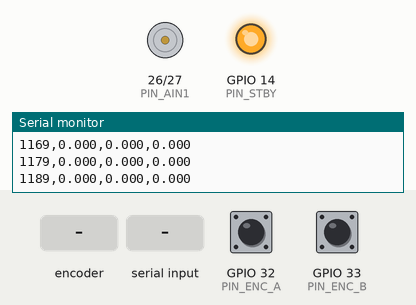
Bench run of a program on a simulated ESP32. Parts: motor-driver pin pairs drawn as motors (green arrow = first pin HIGH = forward, orange = second pin HIGH = backward, longer = more drive, scaled by the enable pin, stopped while the standby pin is LOW), output pins drawn as LEDs (lit = HIGH), the last lines printed to the serial monitor. Inputs (shaded band) come from the test bench; at power-on: GPIO 32 (PIN_ENC_A) HIGH, GPIO 33 (PIN_ENC_B) HIGH.

Above: at 1.2 s.
1.3 s: rotary encoder on GPIO 32 (PIN_ENC_A) / GPIO 33 (PIN_ENC_B) turned 3 steps (first pin leading)
At 1.74 s:
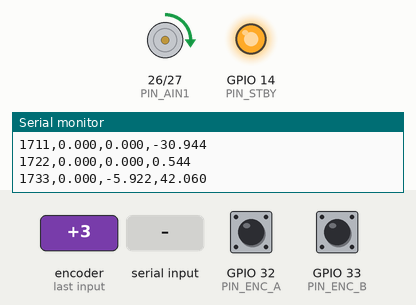
3.4 s: "STEP,90\n" received over Serial
At 4.0 s:
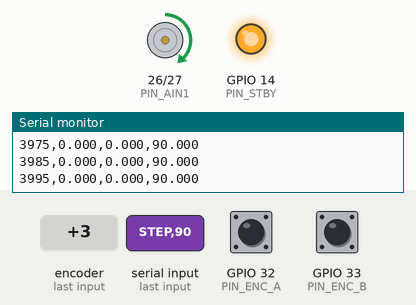
4.9 s: "STEP,\n" received over Serial
At 6.1 s:
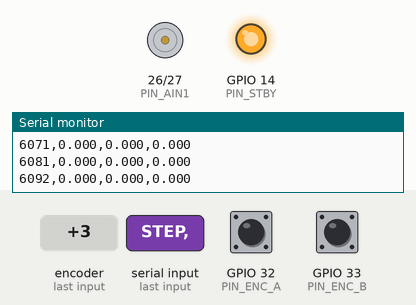
6.4 s: "CLOSE\n" received over Serial
7.9 s: rotary encoder on GPIO 32 (PIN_ENC_A) / GPIO 33 (PIN_ENC_B) turned 2 steps (second pin leading)
Timing chart, 0 to 10.8 s (numbered marks = the images above; inputs shaded):
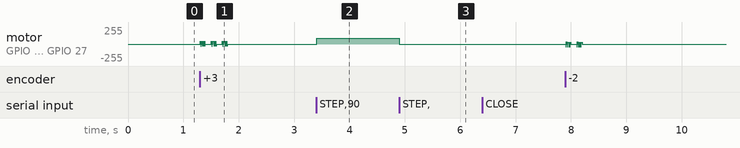

Measured:
- after the input at 3.4 s, motor on GPIO 26 (PIN_AIN1) / GPIO 27 (PIN_AIN2): stopped → forward 90/255 at once
- after the input at 4.9 s, motor on GPIO 26 (PIN_AIN1) / GPIO 27 (PIN_AIN2): forward 90/255 → stopped at once

The program:

main.cpp
```cpp
// ESP32 速度伺服 RCP 韌體
// 硬體:ESP32 + TB6612FNG + 直流減速馬達(AB 相編碼器)
//
// 迴路:100 Hz 速度 PID(rpm),PWM 輸出 ±255
// 遙測:115200 baud,每個迴路週期一行 CSV:millis,target,actual,pwm
// 命令(以換行結尾):
//   SET,KP,2.0   SET,KI,1.0   SET,KD,0.05   SET,TARGET,500
//   STEP,100     → 切開迴路,直接輸出固定 PWM(系統辨識用,見 Ch19)
//   CLOSE        → 回到閉迴路
#include <Arduino.h>
#include "pid.h"

// ---- 腳位(依實際接線調整)----
static const int PIN_ENC_A = 32;
static const int PIN_ENC_B = 33;
static const int PIN_PWM   = 25;   // TB6612 PWMA
static const int PIN_AIN1  = 26;
static const int PIN_AIN2  = 27;
static const int PIN_STBY  = 14;

// ---- 編碼器 ----
static const float COUNTS_PER_REV = 4.0f * 11.0f * 21.3f; // 4x 解碼 × 線數 × 減速比,依馬達修改
volatile long enc_count = 0;

void IRAM_ATTR isr_enc_a() {
    bool a = digitalRead(PIN_ENC_A), b = digitalRead(PIN_ENC_B);
    enc_count += (a == b) ? 1 : -1;
}
void IRAM_ATTR isr_enc_b() {
    bool a = digitalRead(PIN_ENC_A), b = digitalRead(PIN_ENC_B);
    enc_count += (a != b) ? 1 : -1;
}

// ---- 控制狀態 ----
static const float LOOP_DT = 0.01f;          // 100 Hz
pid_t_ pid;
float target_rpm = 0.0f;
bool open_loop = false;
float open_loop_pwm = 0.0f;
long prev_count = 0;
uint32_t prev_us = 0;

float readEncoderRPM(float dt) {
    long c;
    noInterrupts();
    c = enc_count;
    interrupts();
    long d = c - prev_count;
    prev_count = c;
    return (d / COUNTS_PER_REV) / dt * 60.0f;
}

void setMotorPWM(float u) {
    int duty = (int)constrain(u, -255.0f, 255.0f);
    if (duty >= 0) {
        digitalWrite(PIN_AIN1, HIGH);
        digitalWrite(PIN_AIN2, LOW);
    } else {
        digitalWrite(PIN_AIN1, LOW);
        digitalWrite(PIN_AIN2, HIGH);
        duty = -duty;
    }
    ledcWrite(0, duty);
}

void handleCommand(String line) {
    line.trim();
    if (line.startsWith("SET,")) {
        int c2 = line.indexOf(',', 4);
        if (c2 < 0) return;
        String key = line.substring(4, c2);
        float val = line.substring(c2 + 1).toFloat();
        if      (key == "KP") pid.kp = val;
        else if (key == "KI") pid.ki = val;
        else if (key == "KD") pid.kd = val;
        else if (key == "TARGET") { target_rpm = val; open_loop = false; }
        Serial.printf("# %s=%.4f\n", key.c_str(), val);
    } else if (line.startsWith("STEP,")) {
        open_loop_pwm = line.substring(5).toFloat();
        open_loop = true;
        pid_init(&pid, pid.kp, pid.ki, pid.kd, LOOP_DT, -255, 255);  // 清積分
        Serial.printf("# open-loop PWM=%.1f\n", open_loop_pwm);
    } else if (line == "CLOSE") {
        open_loop = false;
        Serial.println("# closed loop");
    }
}

void setup() {
    Serial.begin(115200);
    pinMode(PIN_ENC_A, INPUT_PULLUP);
    pinMode(PIN_ENC_B, INPUT_PULLUP);
    pinMode(PIN_AIN1, OUTPUT);
    pinMode(PIN_AIN2, OUTPUT);
    pinMode(PIN_STBY, OUTPUT);
    digitalWrite(PIN_STBY, HIGH);
    ledcSetup(0, 20000, 8);                  // 20 kHz PWM, 8-bit
    ledcAttachPin(PIN_PWM, 0);
    attachInterrupt(digitalPinToInterrupt(PIN_ENC_A), isr_enc_a, CHANGE);
    attachInterrupt(digitalPinToInterrupt(PIN_ENC_B), isr_enc_b, CHANGE);
    pid_init(&pid, 2.0f, 1.0f, 0.05f, LOOP_DT, -255.0f, 255.0f);
    prev_us = micros();
}

void loop() {
    while (Serial.available()) {
        static String buf;
        char ch = (char)Serial.read();
        if (ch == '\n') { handleCommand(buf); buf = ""; }
        else buf += ch;
    }

    uint32_t now = micros();
    if (now - prev_us < (uint32_t)(LOOP_DT * 1e6f)) return;
    float dt = (now - prev_us) / 1e6f;
    prev_us = now;

    float actual = readEncoderRPM(dt);
    float u;
    if (open_loop) {
        u = open_loop_pwm;
    } else {
        u = pid_step(&pid, target_rpm - actual);
    }
    setMotorPWM(u);
    Serial.printf("%lu,%.3f,%.3f,%.3f\n", (unsigned long)millis(), target_rpm, actual, u);
}
```

pid.h
```cpp
// pid.h — 韌體 PID(純 C++,無 Arduino 相依,可在 host 端編譯測試)
//
// 與 Python 版 common/sim.py 的 DiscretePID 的已知差異(見 Ch19 notebook):
//   1. 積分器「先更新、再算輸出」(差一拍積分量 ki*e*Ts)
//   2. 導數不濾波(dfilt 由上層決定要不要加)
// 除此之外行為一致,test_host/test_pid.cpp 逐樣本驗證。
#pragma once

typedef struct {
    float kp, ki, kd;
    float dt;
    float out_min, out_max;
    float integ;
    float prev_e;
    int first;
} pid_t_;

static inline void pid_init(pid_t_ *p, float kp, float ki, float kd, float dt,
                            float out_min, float out_max) {
    p->kp = kp; p->ki = ki; p->kd = kd; p->dt = dt;
    p->out_min = out_min; p->out_max = out_max;
    p->integ = 0.0f; p->prev_e = 0.0f; p->first = 1;
}

static inline float pid_step(pid_t_ *p, float e) {
    p->integ += e * p->dt;
    float d = 0.0f;
    if (!p->first) d = (e - p->prev_e) / p->dt;
    p->first = 0;
    p->prev_e = e;
    float u = p->kp * e + p->ki * p->integ + p->kd * d;
    if (u > p->out_max) u = p->out_max;
    if (u < p->out_min) u = p->out_min;
    return u;
}
```
